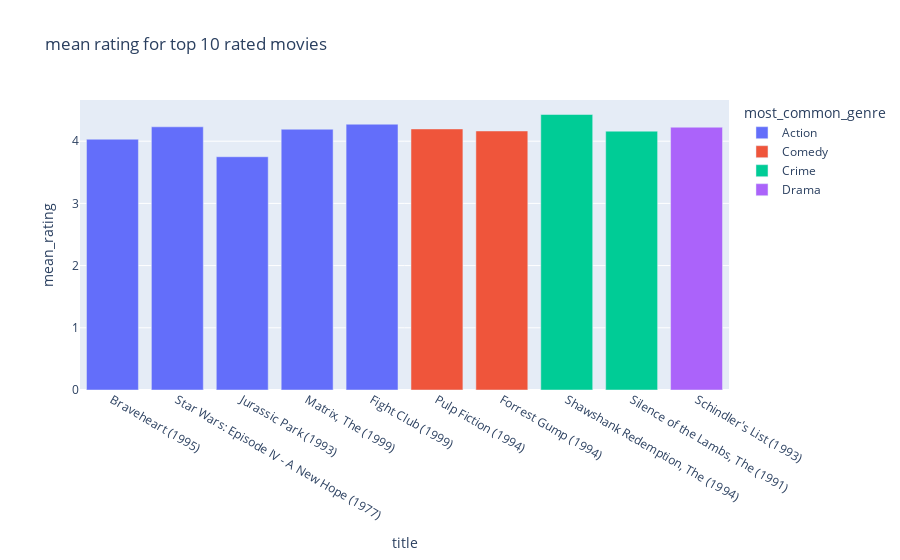

This figure's notebook cell:
### Code cell
fig = px.bar(mean_top, x='title', y='mean_rating', title='mean rating for top 10 rated movies', color='most_common_genre')
fig.show()

### Figure 1 — Plotly figure (JSON) as saved in the notebook; plotly's stock layout.template omitted (floating-point values rounded to 4 significant figures)
{"data": [{"alignmentgroup": "True", "hovertemplate": "most_common_genre=Action<br>title=%{x}<br>mean_rating=%{y}<extra></extra>", "legendgroup": "Action", "marker": {"color": "#636efa", "pattern": {"shape": ""}}, "name": "Action", "offsetgroup": "Action", "orientation": "v", "showlegend": true, "textposition": "auto", "type": "bar", "x": ["Braveheart (1995)", "Star Wars: Episode IV - A New Hope (1977)", "Jurassic Park (1993)", "Matrix, The (1999)", "Fight Club (1999)"], "xaxis": "x", "y": [4.032, 4.231, 3.75, 4.192, 4.273], "yaxis": "y"}, {"alignmentgroup": "True", "hovertemplate": "most_common_genre=Comedy<br>title=%{x}<br>mean_rating=%{y}<extra></extra>", "legendgroup": "Comedy", "marker": {"color": "#EF553B", "pattern": {"shape": ""}}, "name": "Comedy", "offsetgroup": "Comedy", "orientation": "v", "showlegend": true, "textposition": "auto", "type": "bar", "x": ["Pulp Fiction (1994)", "Forrest Gump (1994)"], "xaxis": "x", "y": [4.197, 4.164], "yaxis": "y"}, {"alignmentgroup": "True", "hovertemplate": "most_common_genre=Crime<br>title=%{x}<br>mean_rating=%{y}<extra></extra>", "legendgroup": "Crime", "marker": {"color": "#00cc96", "pattern": {"shape": ""}}, "name": "Crime", "offsetgroup": "Crime", "orientation": "v", "showlegend": true, "textposition": "auto", "type": "bar", "x": ["Shawshank Redemption, The (1994)", "Silence of the Lambs, The (1991)"], "xaxis": "x", "y": [4.429, 4.161], "yaxis": "y"}, {"alignmentgroup": "True", "hovertemplate": "most_common_genre=Drama<br>title=%{x}<br>mean_rating=%{y}<extra></extra>", "legendgroup": "Drama", "marker": {"color": "#ab63fa", "pattern": {"shape": ""}}, "name": "Drama", "offsetgroup": "Drama", "orientation": "v", "showlegend": true, "textposition": "auto", "type": "bar", "x": ["Schindler's List (1993)"], "xaxis": "x", "y": [4.225], "yaxis": "y"}], "layout": {"barmode": "relative", "legend": {"title": {"text": "most_common_genre"}, "tracegroupgap": 0}, "title": {"text": "mean rating for top 10 rated movies"}, "xaxis": {"anchor": "y", "domain": [0, 1], "title": {"text": "title"}}, "yaxis": {"anchor": "x", "domain": [0, 1], "title": {"text": "mean_rating"}}}}
